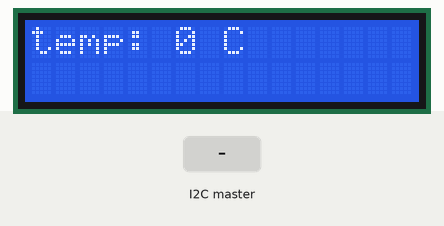
Recording of a sketch running on a simulated Arduino Uno, built with avr-gcc and run on an emulated ATmega328P. Parts: 16×2 character LCD. The inputs (shaded band) are chosen by the test bench. What the sketch prints to the serial monitor is not drawn.

Above: at 1.2 s.
1.3 s: the I2C master sends the byte 1
At 2.6 s:
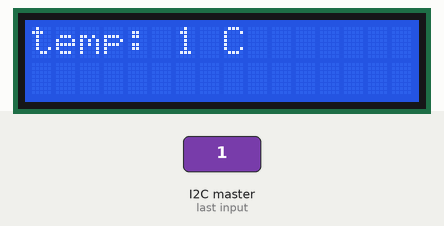
2.9 s: the I2C master sends the byte 2
At 4.3 s:
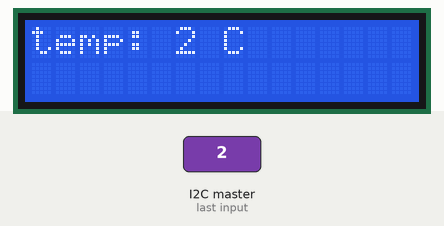
Timing chart, 0 to 5.9 s (numbered marks = the images above; inputs shaded):
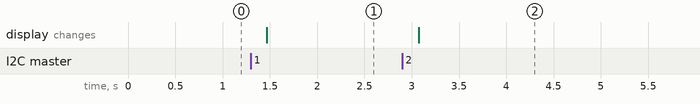

The sketch:

slaveduino.ino
```cpp
#include <Wire.h>
#include <LiquidCrystal.h>

// Variables setup
int celsius = 0;
int rs = 7;
int e =8;
int d4 = 9;
int d5 = 10;
int d6 = 11;
int d7 = 12;

// LiquidCrystal object
LiquidCrystal lcd(rs, e, d4, d5, d6, d7);


void setup() {
  	lcd.begin(16, 2);
  	Serial.begin(9600);
  	lcd.setCursor(0, 0);
    lcd.print("temp:");
  	// Initializing the I2C bus
  	Wire.begin(9);
  	Wire.onReceive(receiveData);

}

void receiveData(int num) {
	  celsius = Wire.read();
  	Serial.print("Recieved: ");
  	Serial.println(celsius);
}

void loop() {
  lcd.setCursor(6, 0); // Set cursor position to display temperature
  lcd.print(celsius);
  lcd.print(" C ");
  delay(200);
}
```

Measured:
- after the input at 1.3 s, the display: changes after 0.17 s (image 1)
- after the input at 2.9 s, the display: changes after 0.17 s (image 2)
